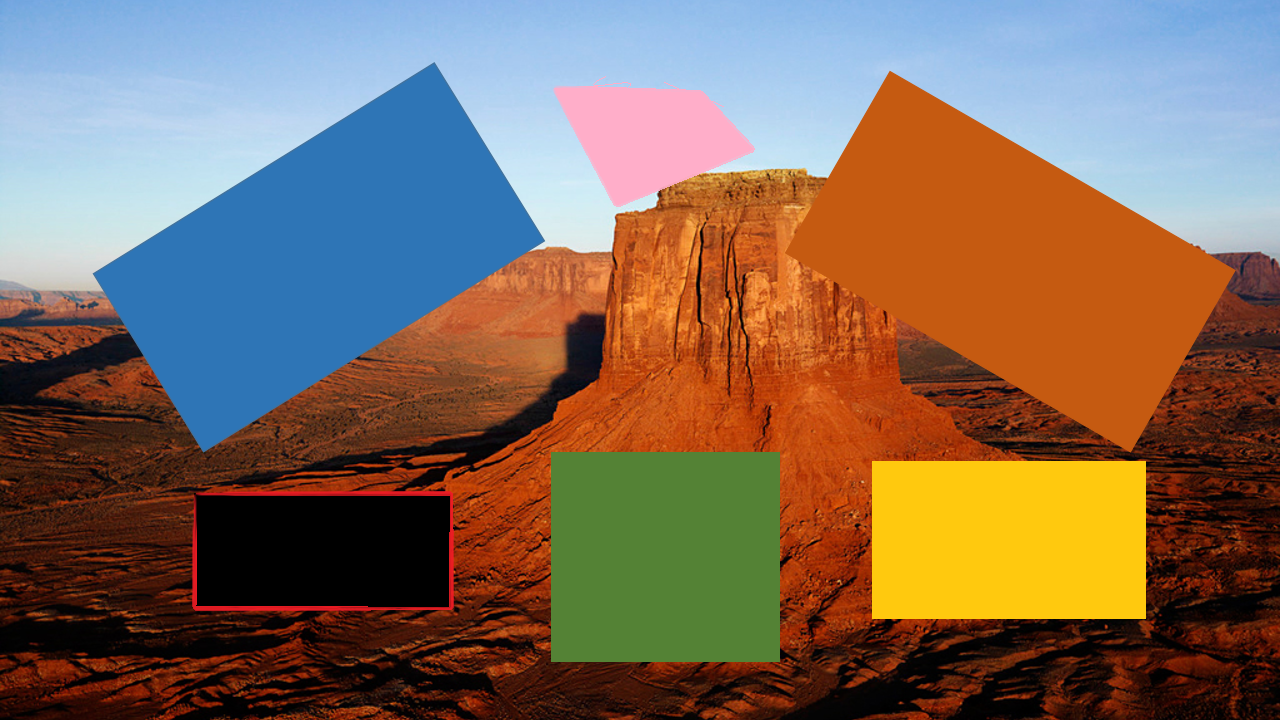
#> input picture images/Target17.bmp, 1280 x 720 px
$ python test17.py   (Python 2 division)   (older library calls are emulated)
#> lines starting #> are read from the running program, lines starting #| are printed output that depends on the picture; after the words box and inside, x2 and y2 are one past the last pixel; in counts of white or black regions, pixels touching at a corner belong together
# encoding: utf-8
#Harris角点检测算法代码
import cv2
import numpy as np
import matplotlib
import math
from matplotlib import pyplot as plt

kernel=np.uint8(np.zeros((5,5)))
for x in range(5):
    kernel[x,2]=1;
    kernel[2,x]=1;

#根据一阶锐化算子，求x，y的梯度，显示锐化图像
#读取图片
filename = '../images/Target17.bmp'
img = cv2.imread(filename)
#> img is the input picture: shape (720, 1280, 3); mean B, G, R 88.3, 104.9, 127.9
img = cv2.bilateralFilter(img,9,75,75)
cv2.imshow("bilateralFilter", img)
emptyImage = np.zeros(img.shape, np.uint8)
(B,G,R) = cv2.split(img)
#gray = cv2.GaussianBlur(img,(9,9),0)
gray = cv2.cvtColor(img,cv2.COLOR_BGR2GRAY)
gray =G
canny = cv2.Canny(img,0.1,3,3)
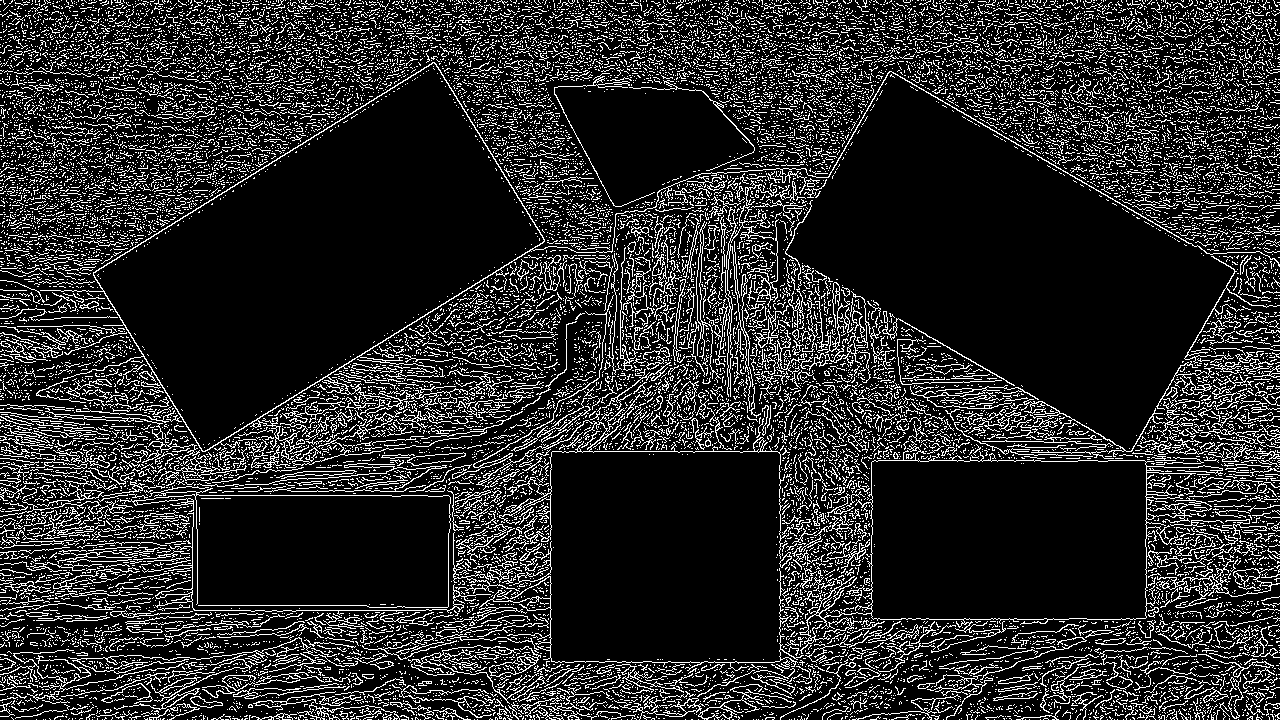
#> canny: shape (720, 1280); 16.1% white in thin lines or dots
eroded=cv2.erode(img,kernel);
dilate = cv2.dilate(img,kernel)


y = dilate - eroded

cv2.normalize(y,y,255,0,cv2.NORM_MINMAX)
#> y: shape (720, 1280, 3); mean B, G, R 3.4, 6.8, 14
cv2.imshow("diff", y)
cv2.imshow("canny", canny)
cv2.imwrite("canny.bmp",canny);

g1 = cv2.GaussianBlur(gray,(3,3),0)
g2 = cv2.GaussianBlur(g1,(3,3),0)

#GaussianBlur(img,img_G0,Size(3,3),0);
#GaussianBlur(img_G0,img_G1,Size(3,3),0);
img_DoG = g1 - g2;
cv2.normalize(img_DoG,img_DoG,255,0,cv2.NORM_MINMAX)
#img_DoG = cv2.GaussianBlur(img_DoG,(3,3),0)
eroded=cv2.erode(img_DoG,kernel);
#> eroded: shape (720, 1280)
dilate = cv2.dilate(img_DoG,kernel)
#> dilate: shape (720, 1280)

d = dilate - eroded
cv2.imshow("dog1", img_DoG)
img = cv2.imread(filename,0)
#> img: shape (720, 1280); min 0, max 246, mean 109.8

gray_lap = cv2.Laplacian(img,cv2.CV_16S,ksize = 3)
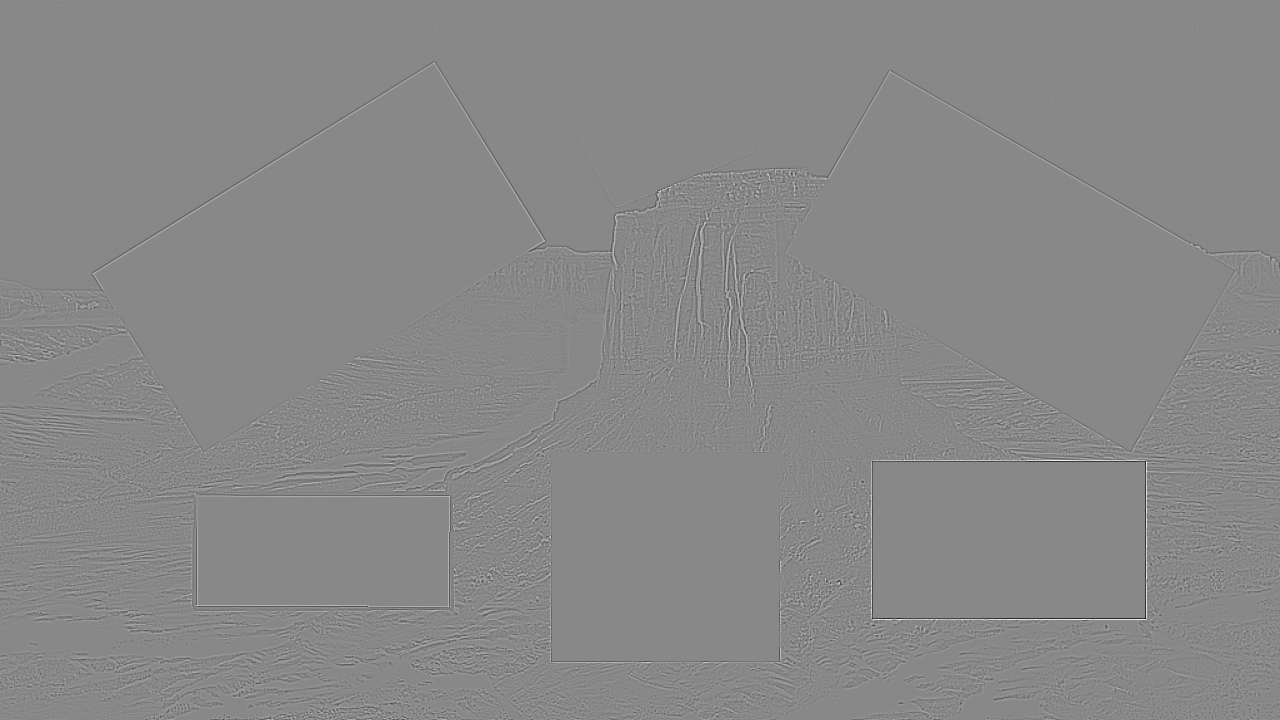
#> gray_lap: shape (720, 1280) int16; min -1070, max 936, mean 0; drawn with min black and max white
dst = cv2.convertScaleAbs(gray_lap)
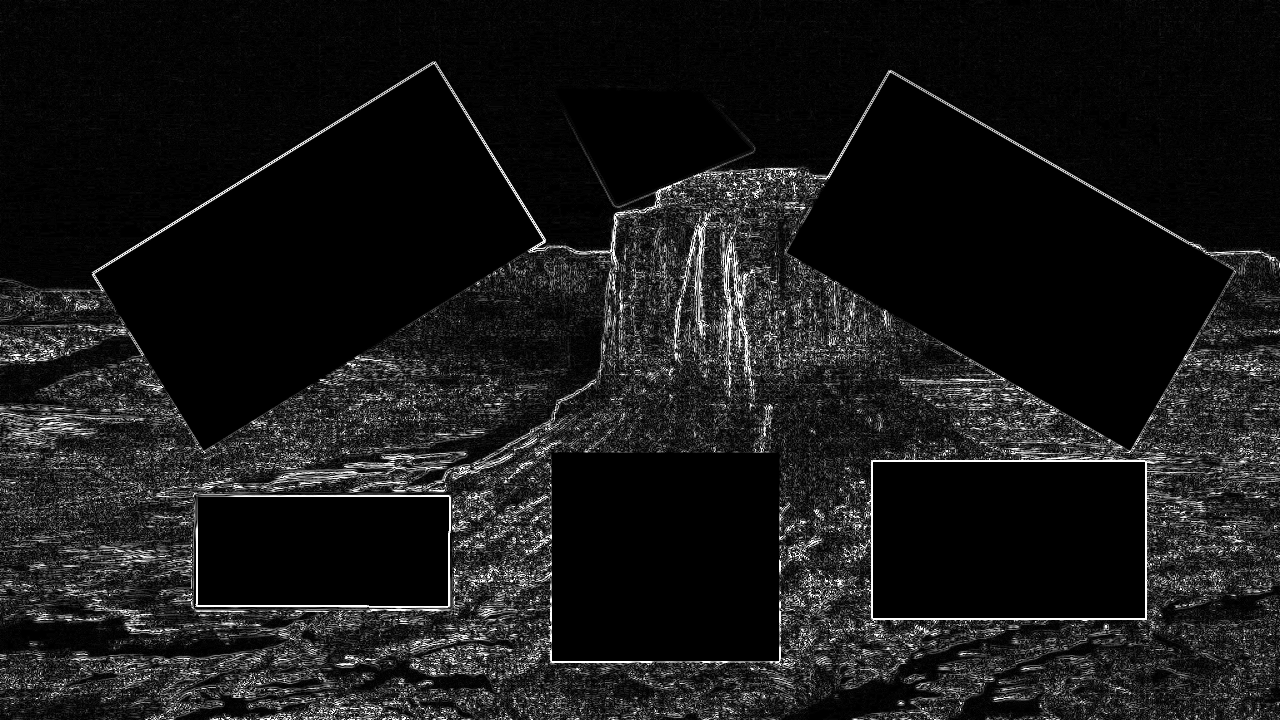
#> dst: shape (720, 1280); min 0, max 255, mean 24.2
#lap = np.uint8(np.absolute(dst))##对lap去绝对值
cv2.imshow("dst", dst)
canny = dst
contours, hierarchy = cv2.findContours(canny,cv2.RETR_CCOMP,cv2.CHAIN_APPROX_SIMPLE)
#> contours = 25369 contours, 24975 with area under 20; largest, box (x1, y1, x2, y2) and area: (0, 0, 1280, 720) 918403, (95, 65, 542, 450) 82087, (787, 73, 1233, 450) 81923, (551, 451, 782, 662) 47660, (872, 461, 1146, 619) 42859
print (len(contours))
#| 25369
ic = 0


lines = cv2.HoughLinesP(canny,1,np.pi/180,30,minLineLength=40,maxLineGap=30)
#> lines = 1707 rows, first 6: [0, 677, 1229, 719], [0, 470, 1039, 398], [8, 0, 1279, 66], [0, 465, 1031, 393], [307, 386, 999, 374], [0, 618, 551, 657]
#lines = cv2.HoughLines(canny,1,np.pi/180,160)
lines1 = lines[:,0,:]#
#> lines1 has the same summary as lines
for x1,y1,x2,y2 in lines1[:]:
    cv2.line(emptyImage,(x1,y1),(x2,y2),(255,0,0),1)
#> this loop made 1707 passes
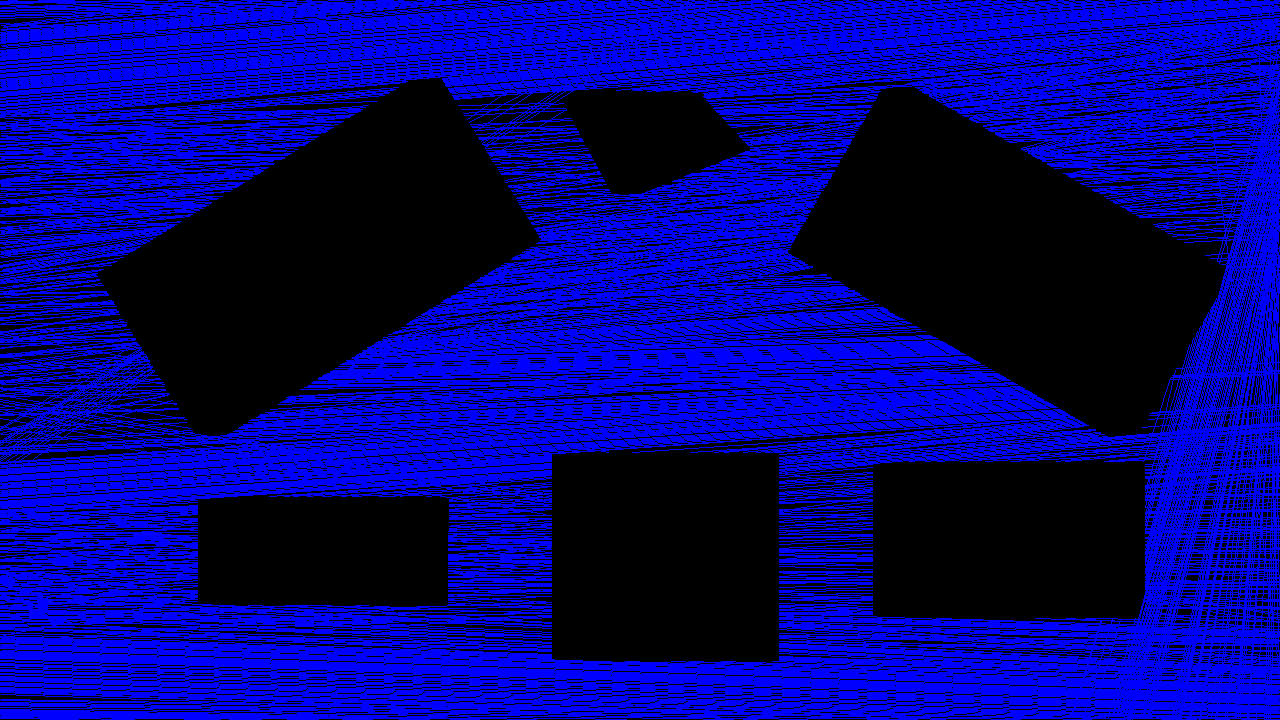
#> emptyImage: shape (720, 1280, 3); mean of channels 0, 1, 2 127.2, 0, 0; drawn as B, G, R
cv2.imshow("emptyImage", emptyImage)


for element in contours:
	#cv2.drawContours(emptyImage,element,-1,(0,255,0),2)
	#continue
	epsilon = 0.1 * cv2.arcLength(element, True)
	cnt = cv2.approxPolyDP(element, epsilon, closed=True)
	#########
	x,y,w,h =cv2.boundingRect(element)
	area = cv2.contourArea(cnt)
	if area <10 :
		continue
	#cv2.rectangle(emptyImage,(x,y),(x+w,y+h),(0,255,0),2)
	#continue
	#########

	lc = len(cnt)
	area = cv2.contourArea(cnt)
	if area < 200   :
		continue
	if lc== 4 :
		rect = cv2.minAreaRect(cnt)
		x,y,w,h = cv2.boundingRect(cnt)

		#if (abs(w-h) <1) :
		#	continue

		print x,y,w,h
#> (the run stopped early here; a loop or call above may not have finished)
